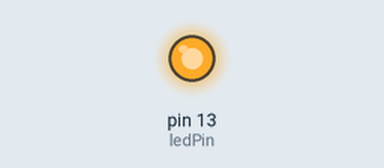
Bench run of a sketch on a simulated Arduino Uno, built with avr-gcc and run on an emulated ATmega328P. On the bench: output pins drawn as LEDs (lit = HIGH).

Above: at 0.1 s.
Timing chart, 0 to 1.6 s (numbered marks = the images above):
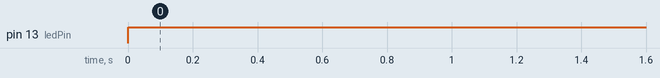

The sketch:

LED_PWM_dan_Potensio__LED_.ino
```cpp
int ledPin = 13;

void setup() {
  // put your setup code here, to run once:

}

void loop() {
  // put your main code here, to run repeatedly:
  for(int fadeValue = 0 ;fadeValue <= 255; fadeValue +=5){
    analogWrite(ledPin, fadeValue);
  }
  delay(30);
  for(int fadeValue = 0 ;fadeValue >= 255; fadeValue -=5){
    analogWrite(ledPin, fadeValue);
  }
  delay(30);
}
```

Measured:
- by itself, pin 13 (ledPin): LOW → HIGH at 0.00 s
